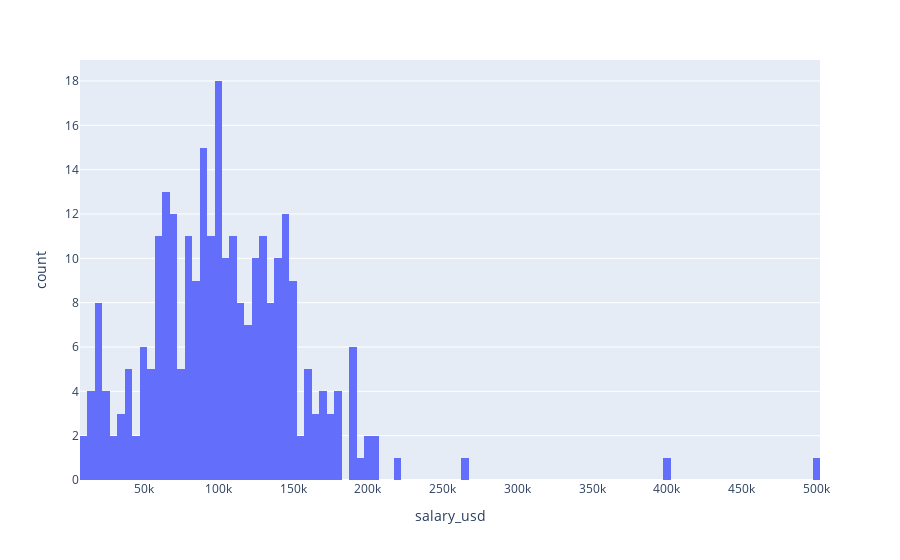

Notebook cell for this chart:
### Code cell
px.histogram(df, x='salary_usd', nbins=100)

### Figure 1 — Plotly figure (JSON) as saved in the notebook; plotly's stock layout.template omitted (floating-point values rounded to 4 significant figures; data arrays with more than 128 entries replaced by an {"elided": "..."} marker saying what was removed)
{"data": [{"alignmentgroup": "True", "bingroup": "x", "hovertemplate": "salary_usd=%{x}<br>count=%{y}<extra></extra>", "legendgroup": "", "marker": {"color": "#636efa", "pattern": {"shape": ""}}, "name": "", "nbinsx": 100, "offsetgroup": "", "orientation": "v", "showlegend": false, "type": "histogram", "x": {"elided": "297 float values"}, "xaxis": "x", "yaxis": "y"}], "layout": {"barmode": "relative", "legend": {"tracegroupgap": 0}, "margin": {"t": 60}, "xaxis": {"anchor": "y", "domain": [0, 1], "title": {"text": "salary_usd"}}, "yaxis": {"anchor": "x", "domain": [0, 1], "title": {"text": "count"}}}}
